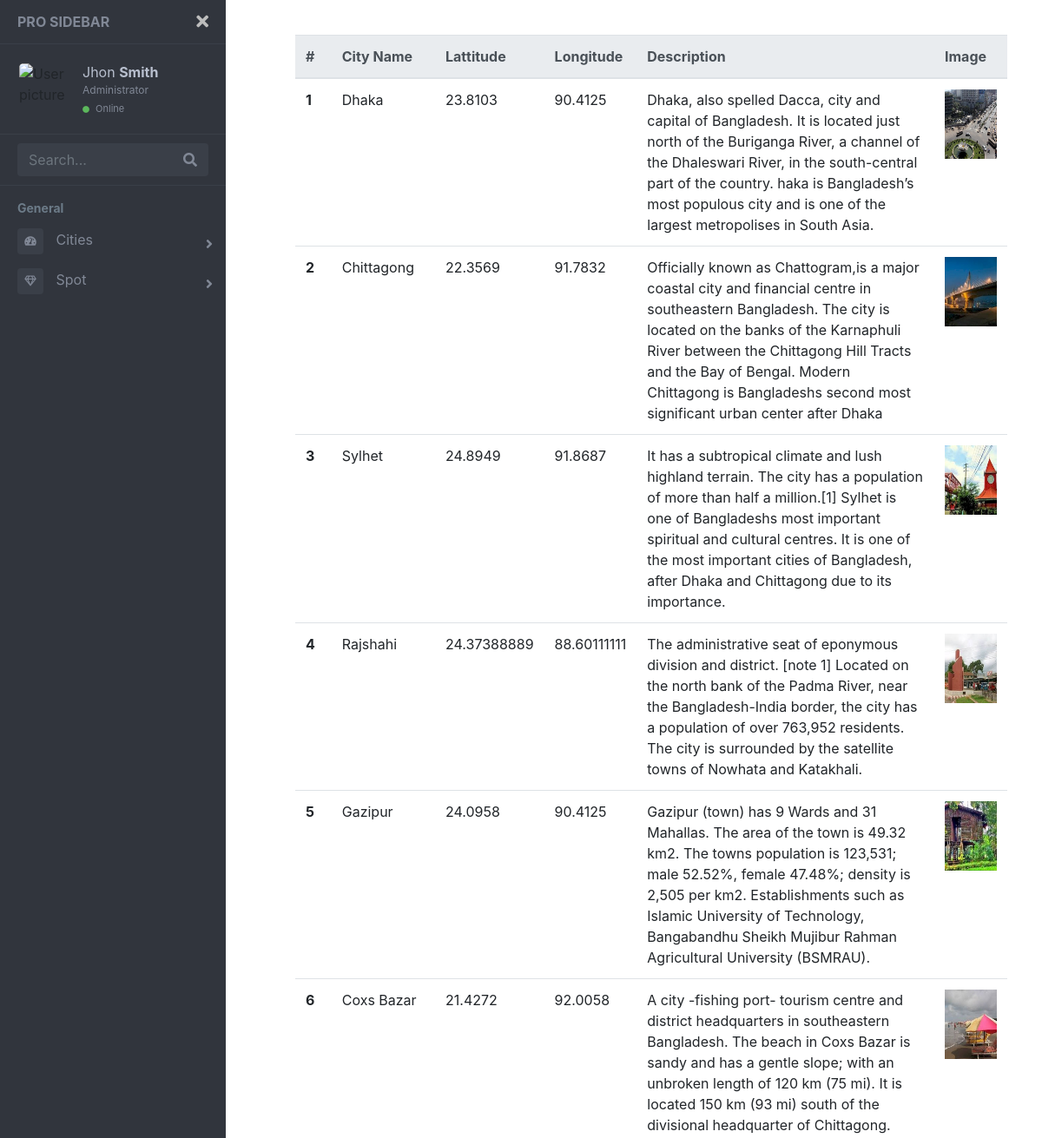
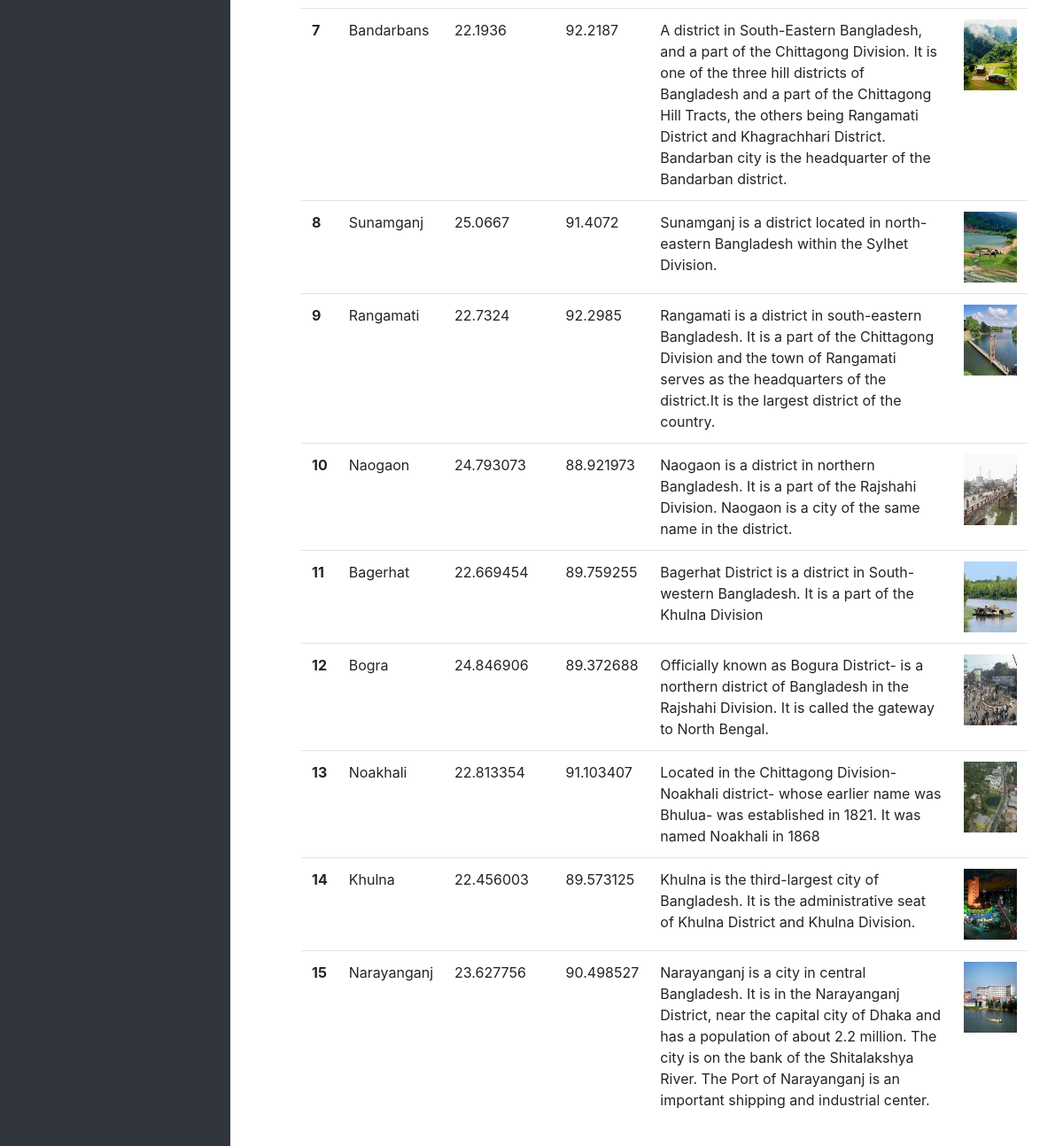
/AdminModule/All_City_List/, run on the app's committed database (2 pictures, top to bottom).
### database/models.py (models this page shows)
class CITY(models.Model):
    cityName = models.CharField(max_length=200)
    longitude = models.CharField(max_length=30, blank=True)
    latitude = models.CharField(max_length=30, blank=True)
    description = models.CharField(max_length=300, blank=True)
    image = models.ImageField(upload_to='allImages/', default='noimage.jpg' )
    def image_tag(self):
        return mark_safe('<img src="{}" width="100" height="50" />'.format(str(self.image.url)))
    image_tag.short_description = 'Image'
    '''def __str__(self):
        return str(self.pk) + "," + self.cityName + "," + self.longitude + "," \
               + self.latitude + "," + self.image'''

### AdminModule/views.py (the view)
# urls.py: path('All_City_List/',views.show_all_cities,name="all_cities"),
def show_all_cities(request):
    all_cities=CITY.objects.all()
    name={}
    desc={}
    image={}
    latitude={}
    longitude={}
    for c in all_cities:
        name[c.id]=c.cityName
        desc[c.id]=c.description
        image[c.id]=c.image
        latitude[c.id]=c.latitude
        longitude[c.id]=c.longitude
    context={}
    context['name']=name
    context['desc']=desc
    context['image']=image
    context['latitude']=latitude
    context['longitude']=longitude
    template = loader.get_template('List_of_all_cities.html')
    return HttpResponse(template.render(context,request))

### ChoiceSubsystem/templatetags/ChoiceSubsystem_extras.py (called while the page is built)
@register.filter(name='foo')
def foo(dict, key):
    return dict[key]

### templates/List_of_all_cities.html
{% extends 'admin_sidebar.html' %}
{% load ChoiceSubsystem_extras %}
{% block body %}
<table class="table">
    <thead class="thead-light">
      <tr>
        <th scope="col">#</th>
        <th scope="col">City Name</th>
        <th scope="col">Lattitude</th>
        <th scope="col">Longitude</th>
        <th scope="col">Description</th>
        <th scope="col">Image</th>
      </tr>
    </thead>
    <tbody>
    {% for key,value in name.items %}
      <tr>
        <th scope="row">{{ key }}</th>
        <td>{{ value }}</td>
        <td>{{ latitude|foo:key }}</td>
        <td>{{ longitude|foo:key }}</td>
        <td>{{ desc|foo:key }}</td>
        <td><img src="/media/{{ image|foo:key }}" height="80" width="60"></td>
      </tr>
    {% endfor %}
    </tbody>
  </table>
  {% endblock %}

### static/admin_page_styles/main.css (style rules this page uses)
body { font-size: 0.9rem; }

### data on the page
CITY: id "1", cityName "Dhaka", latitude "23.8103", longitude "90.4125", description "Dhaka, also spelled Dacca, city and capital of Bangladesh. It is located just north of the Buriganga River, a channel of the Dhaleswari River, in the south-central part of the country. haka is Bangladesh’s most populous city and is one of the largest metropolises in South Asia.", shows a picture
CITY: id "2", cityName "Chittagong", latitude "22.3569", longitude "91.7832", description "Officially known as Chattogram,is a major coastal city and financial centre in southeastern Bangladesh. The city is located on the banks of the Karnaphuli River between the Chittagong Hill Tracts and the Bay of Bengal. Modern Chittagong is Bangladeshs second most significant urban center after Dhaka", shows a picture
CITY: id "3", cityName "Sylhet", latitude "24.8949", longitude "91.8687", description "It has a subtropical climate and lush highland terrain. The city has a population of more than half a million.[1] Sylhet is one of Bangladeshs most important spiritual and cultural centres. It is one of the most important cities of Bangladesh, after Dhaka and Chittagong due to its importance.", shows a picture
CITY: id "4", cityName "Rajshahi", latitude "24.37388889", longitude "88.60111111", description "The administrative seat of eponymous division and district. [note 1] Located on the north bank of the Padma River, near the Bangladesh-India border, the city has a population of over 763,952 residents. The city is surrounded by the satellite towns of Nowhata and Katakhali.", shows a picture
CITY: id "5", cityName "Gazipur", latitude "24.0958", longitude "90.4125", description "Gazipur (town) has 9 Wards and 31 Mahallas. The area of the town is 49.32 km2. The towns population is 123,531; male 52.52%, female 47.48%; density is 2,505 per km2. Establishments such as Islamic University of Technology, Bangabandhu Sheikh Mujibur Rahman Agricultural University (BSMRAU).", shows a picture
CITY: id "6", cityName "Coxs Bazar", latitude "21.4272", longitude "92.0058", description "A city -fishing port- tourism centre and district headquarters in southeastern Bangladesh. The beach in Coxs Bazar is sandy and has a gentle slope; with an unbroken length of 120 km (75 mi). It is located 150 km (93 mi) south of the divisional headquarter of Chittagong.", shows a picture
CITY: id "7", cityName "Bandarbans", latitude "22.1936", longitude "92.2187", description "A district in South-Eastern Bangladesh, and a part of the Chittagong Division. It is one of the three hill districts of Bangladesh and a part of the Chittagong Hill Tracts, the others being Rangamati District and Khagrachhari District. Bandarban city is the headquarter of the Bandarban district.", shows a picture
CITY: id "8", cityName "Sunamganj", latitude "25.0667", longitude "91.4072", description "Sunamganj is a district located in north-eastern Bangladesh within the Sylhet Division.", shows a picture
CITY: id "9", cityName "Rangamati", latitude "22.7324", longitude "92.2985", description "Rangamati is a district in south-eastern Bangladesh. It is a part of the Chittagong Division and the town of Rangamati serves as the headquarters of the district.It is the largest district of the country.", shows a picture
CITY: id "10", cityName "Naogaon", latitude "24.793073", longitude "88.921973", description "Naogaon is a district in northern Bangladesh. It is a part of the Rajshahi Division. Naogaon is a city of the same name in the district.", shows a picture
CITY: id "11", cityName "Bagerhat", latitude "22.669454", longitude "89.759255", description "Bagerhat District is a district in South-western Bangladesh. It is a part of the Khulna Division", shows a picture
CITY: id "12", cityName "Bogra", latitude "24.846906", longitude "89.372688", description "Officially known as Bogura District- is a northern district of Bangladesh in the Rajshahi Division. It is called the gateway to North Bengal.", shows a picture
CITY: id "13", cityName "Noakhali", latitude "22.813354", longitude "91.103407", description "Located in the Chittagong Division- Noakhali district- whose earlier name was Bhulua- was established in 1821. It was named Noakhali in 1868", shows a picture
CITY: id "14", cityName "Khulna", latitude "22.456003", longitude "89.573125", description "Khulna is the third-largest city of Bangladesh. It is the administrative seat of Khulna District and Khulna Division.", shows a picture
CITY: id "15", cityName "Narayanganj", latitude "23.627756", longitude "90.498527", description "Narayanganj is a city in central Bangladesh. It is in the Narayanganj District, near the capital city of Dhaka and has a population of about 2.2 million. The city is on the bank of the Shitalakshya River. The Port of Narayanganj is an important shipping and industrial center.", shows a picture
